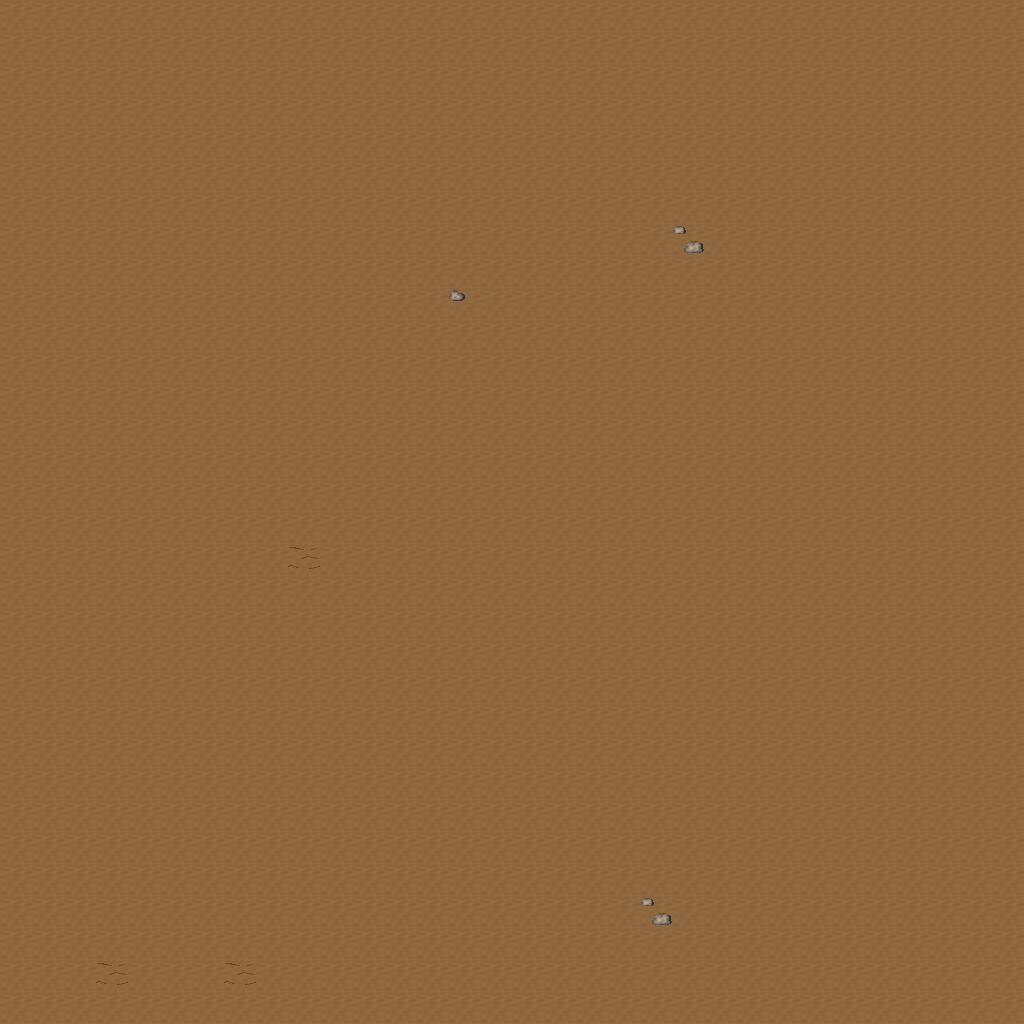

A 2D game scene composited from a Tiled map and its tileset images. What follows is a short description and the map's XML, with each tile layer's data collapsed to a summary:
An orthogonal 32x32 tile map with 32x32 px tiles, 5 tile layers (Ground, Objects, Objects2, Above, ...), 1 hidden layer not drawn, 19 tilesets.

<map version="1.10" tiledversion="1.11.0" orientation="orthogonal" renderorder="right-down" width="32" height="32" tilewidth="32" tileheight="32" infinite="0" nextlayerid="11" nextobjectid="1">
 <tileset firstgid="1" name="ground_ground" tilewidth="32" tileheight="32" tilecount="33" columns="3">
  <image source="../drawable/ground_ground.png" width="96" height="352" />
 </tileset>
 <tileset firstgid="34" name="ground_ridge_earth_dark" tilewidth="32" tileheight="32" tilecount="96" columns="12">
  <image source="../drawable/ground_ridge_earth_dark.png" width="384" height="256" />
 </tileset>
 <tileset firstgid="130" name="ground_rock_pebbles" tilewidth="32" tileheight="32" tilecount="3" columns="1">
  <image source="../drawable/ground_rock_pebbles.png" width="32" height="96" />
 </tileset>
 <tileset firstgid="133" name="ground_earth_edges" tilewidth="32" tileheight="32" tilecount="18" columns="6">
  <image source="../drawable/ground_earth_edges.png" width="192" height="96" />
 </tileset>
 <tileset firstgid="151" name="plant_leaves" tilewidth="32" tileheight="32" tilecount="8" columns="4">
  <image source="../drawable/plant_leaves.png" width="128" height="64" />
 </tileset>
 <tileset firstgid="159" name="plant_flower_daisy_yellow" tilewidth="32" tileheight="32" tilecount="8" columns="2">
  <image source="../drawable/plant_flower_daisy_yellow.png" width="64" height="128" />
 </tileset>
 <tileset firstgid="167" name="plant_grasses" tilewidth="32" tileheight="32" tilecount="6" columns="3">
  <image source="../drawable/plant_grasses.png" width="96" height="64" />
 </tileset>
 <tileset firstgid="173" name="ground_cobbled_paving" tilewidth="32" tileheight="32" tilecount="1" columns="1">
  <image source="../drawable/ground_cobbled_paving.png" width="32" height="32" />
 </tileset>
 <tileset firstgid="174" name="plant_flower_daisy_white" tilewidth="32" tileheight="32" tilecount="8" columns="2">
  <image source="../drawable/plant_flower_daisy_white.png" width="64" height="128" />
 </tileset>
 <tileset firstgid="182" name="plant_flower_daisy_red" tilewidth="32" tileheight="32" tilecount="8" columns="2">
  <image source="../drawable/plant_flower_daisy_red.png" width="64" height="128" />
 </tileset>
 <tileset firstgid="190" name="logic_collision" tilewidth="32" tileheight="32" tilecount="1" columns="1">
  <image source="../drawable/logic_collision.png" width="32" height="32" />
 </tileset>
 <tileset firstgid="191" name="logic_creature_sheepman" tilewidth="32" tileheight="32" tilecount="4" columns="4">
  <image source="../drawable/logic_creature_sheepman.png" width="128" height="32" />
 </tileset>
 <tileset firstgid="195" name="object_tan_tent" tilewidth="32" tileheight="32" tilecount="25" columns="5">
  <image source="../drawable/object_tan_tent.png" width="160" height="160" />
 </tileset>
 <tileset firstgid="220" name="item_campfires" tilewidth="32" tileheight="32" tilecount="2" columns="2">
  <image source="../drawable/item_campfires.png" width="64" height="32" />
 </tileset>
 <tileset firstgid="222" name="plant_tree_dead_tree_4" tilewidth="32" tileheight="32" tilecount="20" columns="4">
  <image source="../drawable/plant_tree_dead_tree_4.png" width="128" height="160" />
 </tileset>
 <tileset firstgid="242" name="plant_tree_fall_trees" tilewidth="32" tileheight="32" tilecount="40" columns="8">
  <image source="../drawable/plant_tree_fall_trees.png" width="256" height="160" />
 </tileset>
 <tileset firstgid="282" name="object_well_hoist" tilewidth="32" tileheight="32" tilecount="9" columns="3">
  <image source="../drawable/object_well_hoist.png" width="96" height="96" />
 </tileset>
 <tileset firstgid="291" name="logic_creature_mutant" tilewidth="32" tileheight="32" tilecount="7" columns="7">
  <image source="../drawable/logic_creature_mutant.png" width="224" height="32" />
 </tileset>
 <tileset firstgid="298" name="ground_grass_edges" tilewidth="32" tileheight="32" tilecount="36" columns="12">
  <image source="../drawable/ground_grass_edges.png" width="384" height="96" />
 </tileset>
 <layer id="1" name="Ground" width="32" height="32">
  <data>[1024 cells, 1024 non-empty, 1 distinct tile ids]</data>
 </layer>
 <layer id="2" name="Objects" width="32" height="32">
  <data>[1024 cells, 6 non-empty, 3 distinct tile ids]</data>
 </layer>
 <layer id="3" name="Objects2" width="32" height="32">
  <data>[1024 cells, 0 non-empty, 0 distinct tile ids]</data>
 </layer>
 <layer id="4" name="Above" width="32" height="32">
  <data>[1024 cells, 0 non-empty, 0 distinct tile ids]</data>
 </layer>
 <layer id="5" name="Above2" width="32" height="32">
  <data>[1024 cells, 0 non-empty, 0 distinct tile ids]</data>
 </layer>
 <layer id="6" name="Walkable" width="32" height="32" visible="0">
  <data>[1024 cells, 0 non-empty, 0 distinct tile ids]</data>
 </layer>
 <objectgroup id="7" name="Mapevents" />
 <objectgroup id="8" name="Spawn" />
 <objectgroup id="9" name="Keys" />
 <objectgroup id="10" name="Replace" />
</map>
